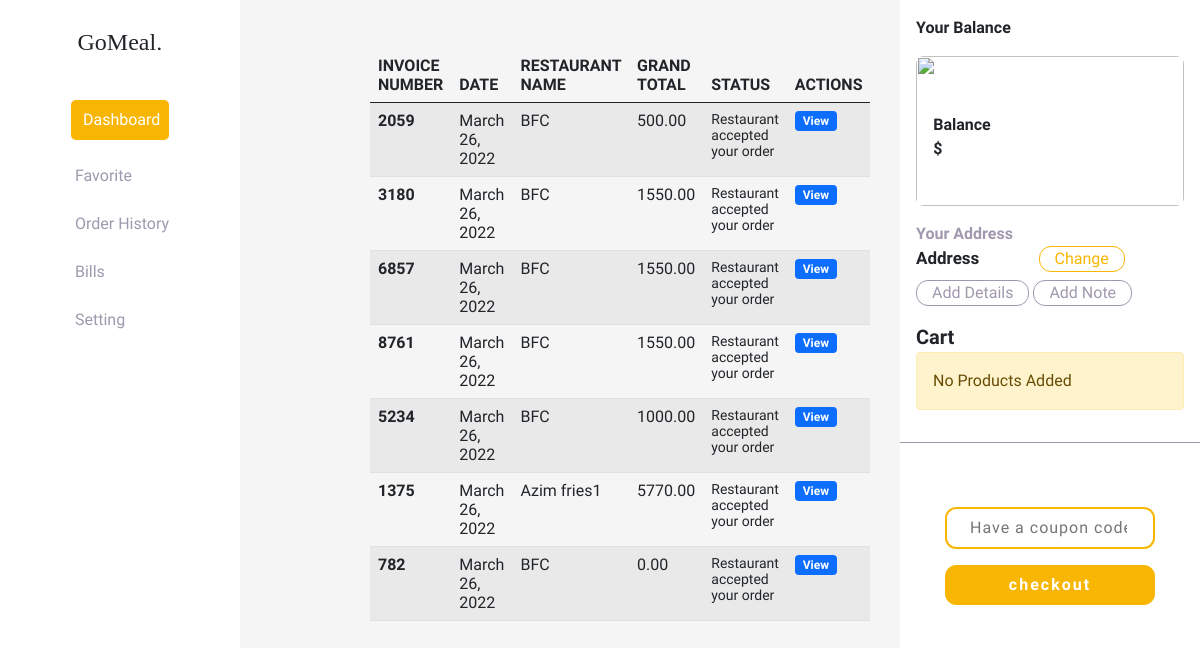
The app's page /home/user-orders/ (signed in), older data.
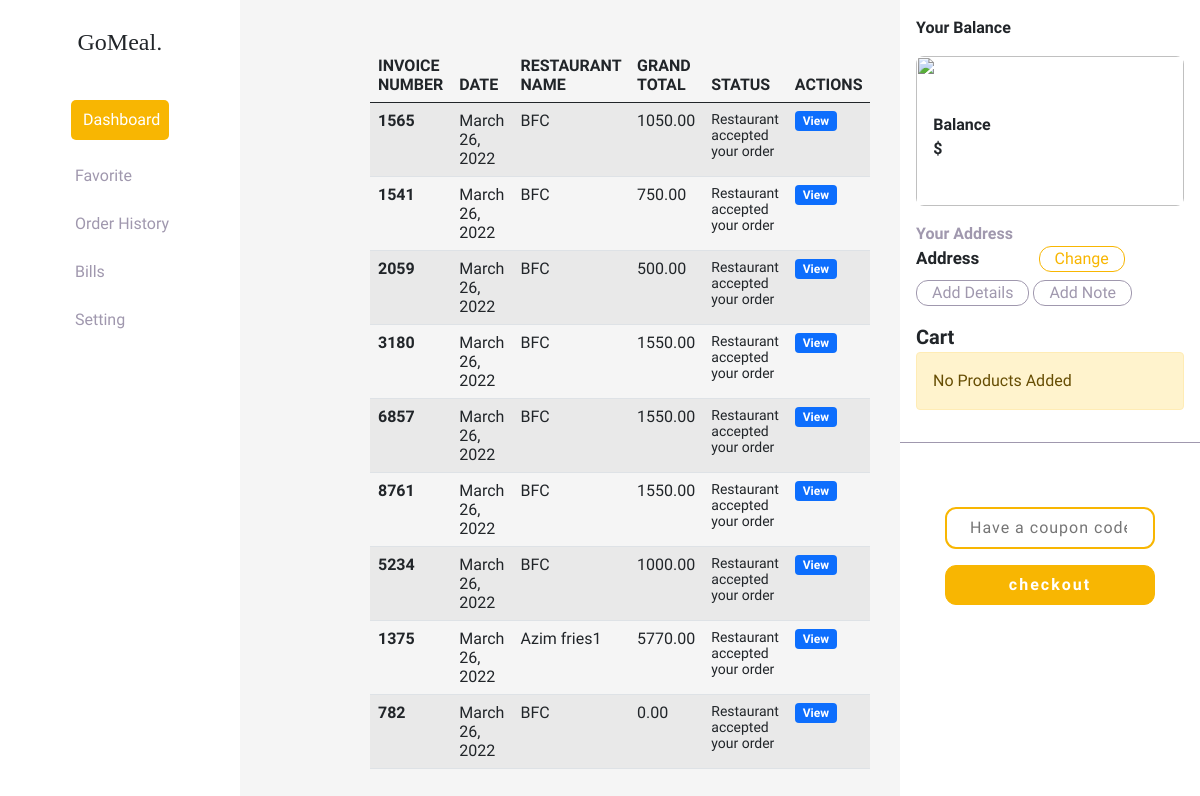
The same page, newer data.
### app/models.py (models this page shows, shortened)
class Order(models.Model):
    STATUS_CHOICES = (
        ("Restaurant accepted your order", "Restaurant accepted your order"),
        ("Restaurant is preparing your food", "Restaurant is preparing your food"),
        ("Driver has picked your order", "Driver has picked your order"),
        ("Delivered", "Delivered"),
        ("Cancelled", "Cancelled"),
        ("Restaurant rejected your order", "Restaurant rejected your order")
    )
    created_at = models.DateField(default=date.today)
    invoice_no = models.CharField(max_length=255, null=True, blank=True)
    user = models.ForeignKey(User, on_delete=models.CASCADE)
    vendor = models.ForeignKey(VendorProfile, on_delete=models.CASCADE)
    address = models.CharField(max_length=255)
    latitude = models.CharField(max_length=255, null=True, blank=True)
    longtitude = models.CharField(max_length=255, null=True, blank=True)
    items = models.ManyToManyField(CartItems)
    total = models.DecimalField(decimal_places=2, max_digits=10, default=0.00)
    driver = models.ForeignKey(DriverProfile, on_delete=models.DO_NOTHING, null=True, blank=True)
    add_coupon = models.CharField(max_length=255, null=True, blank=True)
    status = models.CharField(max_length=255, null=True, default="Restaurant accepted your order")
    paymentmethod = models.ForeignKey(PaymentMethod, on_delete=models.CASCADE, null=True)
    apartment_no = models.CharField(max_length=255, null=True, blank=True)
    road_no = models.CharField(max_length=255, null=True, blank=True)
    flat_no = models.CharField(max_length=255, null=True, blank=True)
    class Meta:
        ordering = ["-id"]
        verbose_name = "Order"

### authentication/models.py (models this page shows)
class VendorProfile(models.Model):
    user = models.OneToOneField(User, on_delete=models.CASCADE)
    vendor_name = models.CharField(max_length=255)
    shop_name = models.CharField(max_length=255, unique=True)
    shop_logo = models.ImageField(upload_to="images/")
    contact_number = models.CharField(max_length=255)
    address = models.TextField(null=True)
    total_sale = models.DecimalField(decimal_places=2, max_digits=19, default=0.00)
    vendor_longtitude = models.CharField(max_length=255, null=True, blank=True)
    vendor_latitude = models.CharField(max_length=255, null=True, blank=True)
    trade_license = models.CharField(max_length=255, null=True, blank=True)
    nid_no = models.CharField(max_length=255, null=True)
    passport = models.CharField(max_length=255, null=True, blank=True)
    tin_no = models.CharField(max_length=255, null=True, blank=True)
    is_penalized = models.BooleanField(default=False)
    class Meta:
        ordering = ["-id"]
        verbose_name = "Vendor Profile"
    def __str__(self):
        return self.vendor_name

### app/views.py (the view)
# urls.py: path("user-orders/", OrderView.as_view(), name="orderView"),
class OrderView(View):
    template_name = "restaurant/order.html"
    def get(self, request):
        order = Order.objects.filter(user=request.user)
        args = {
            "order": order,
        }
        return render(request, self.template_name, args)

### app/templates/restaurant/order.html (shortened to what this page needs)
{% load static %}
<link href="{% static 'css/order.css' %}" rel="stylesheet">
{% include 'main/base.html' %}
{% include 'main/leftsidebar.html' %}
<div class="d-flex justify-content-center m-5">
    <div class="col col-lg-5">
        <table class="table table-striped">
            <thead class="thead-dark">
              <tr>
                <th scope="col">INVOICE NUMBER</th>
                <th scope="col">DATE</th>
                <th scope="col">RESTAURANT NAME</th>
                <th scope="col">GRAND TOTAL</th>
                <th scope="col">STATUS</th>
                <th scope="col">ACTIONS</th>
              </tr>
            </thead>
            <tbody>
                {% if order %}
                {% for o in order %}
                    <tr>
                        <th scope="row">{{ o.invoice_no }}</th>
                        <td>{{ o.created_at }}</td>
                        <td>{{ o.vendor }}</td>
                        <td>{{ o.total }}</td>
                        <td><small>{{ o.status }}</small></td>
                        <td>
                            <a href="" class="badge bg-primary">View</a>
                        </td>
                    </tr>
                {% endfor %}
                {% else %}
                <div class="alert alert-danger" role="alert">
                    A simple danger alert—check it out!
                </div>
                {% endif %}
            </tbody>
          </table>
    </div>
</div>
{% include 'main/rightsidebar.html' %}

Row changes from the older to the newer data that the page shows:
added Order: invoice_no "1565", created_at "March 26, 2022", vendor "BFC", total "1050.00", status "Restaurant accepted your order"
added Order: invoice_no "1541", created_at "March 26, 2022", vendor "BFC", total "750.00", status "Restaurant accepted your order"
